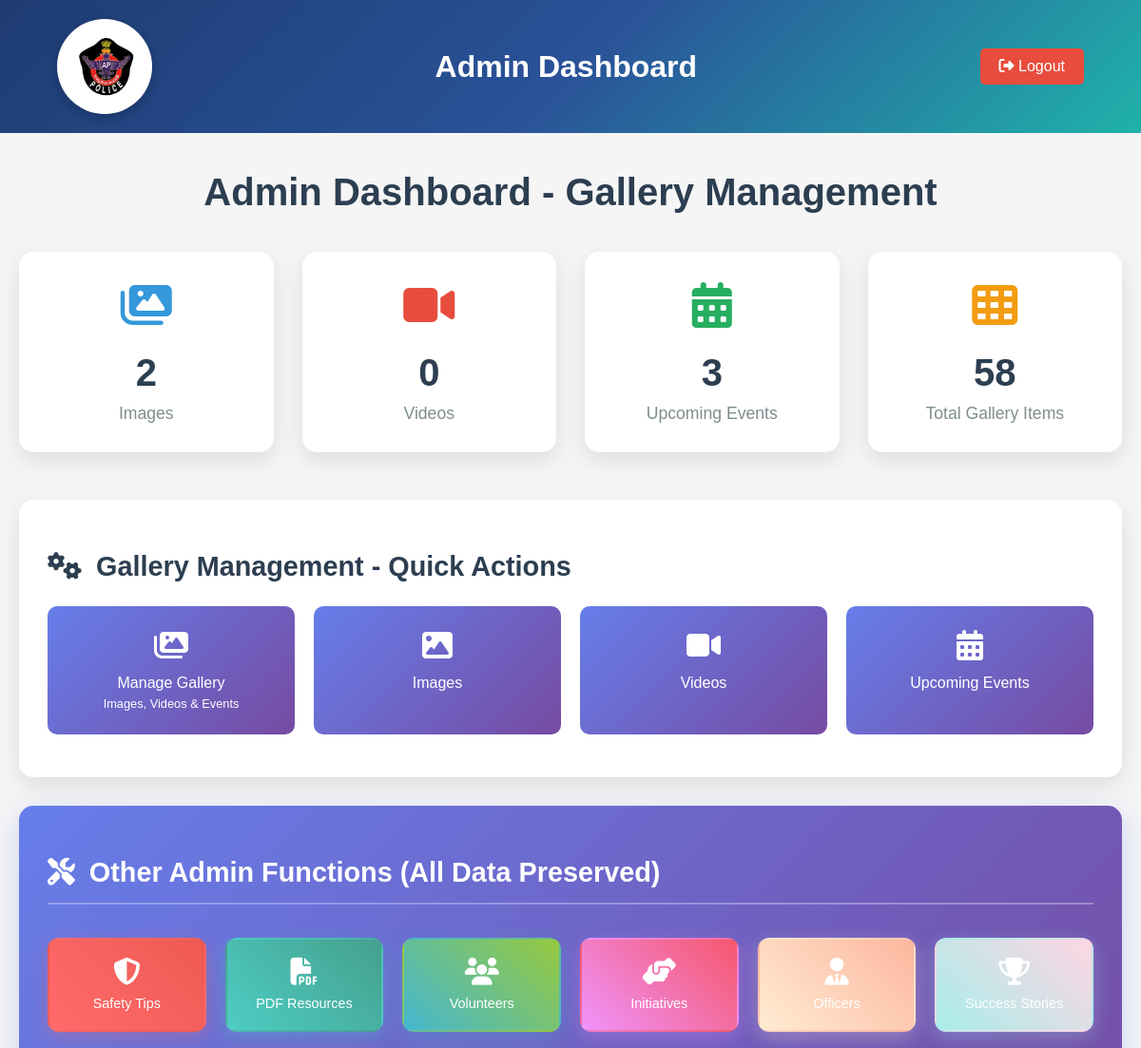
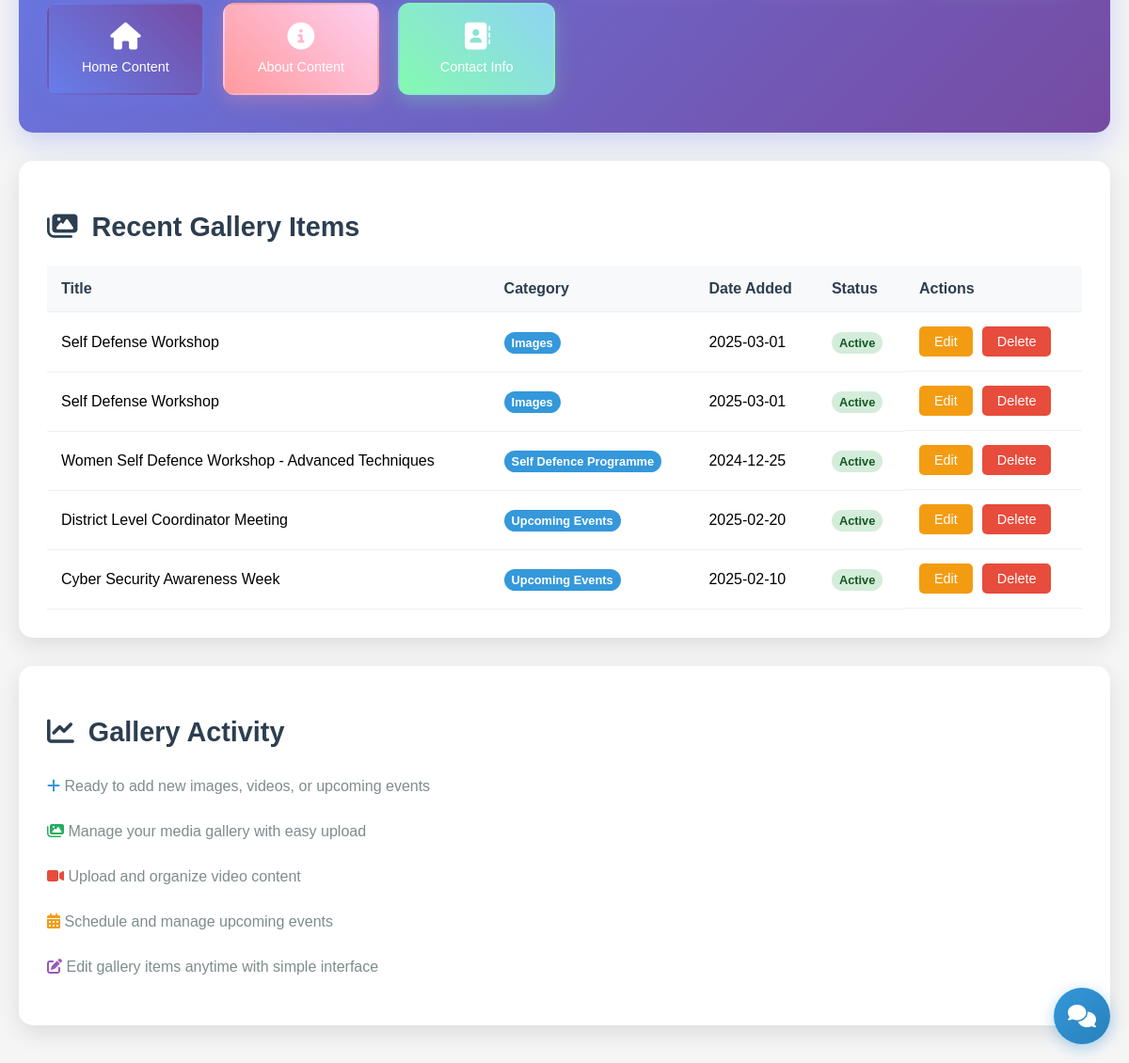
Page /admin-dashboard (signed in) on the earlier database version (2 pictures, top to bottom).
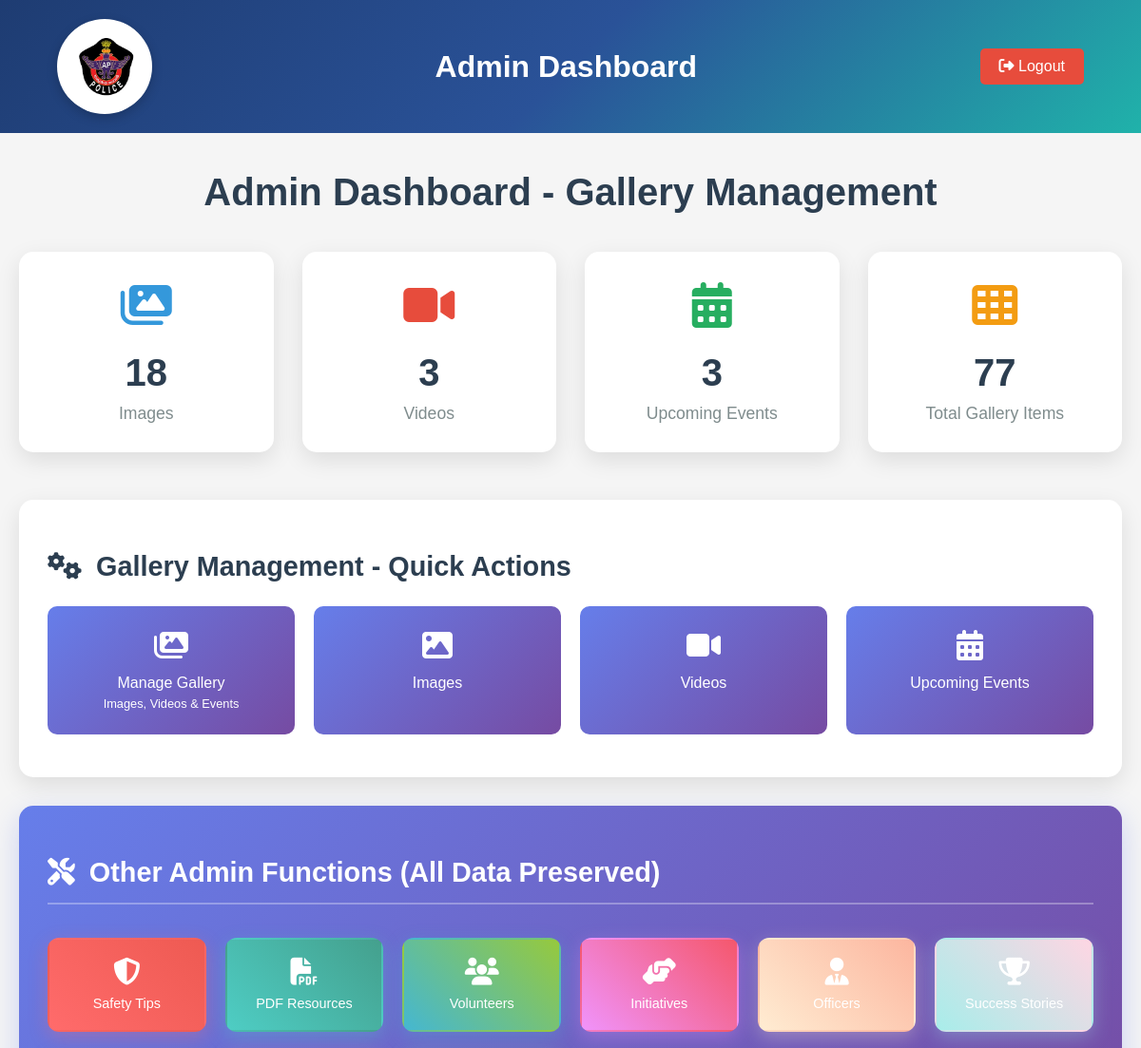
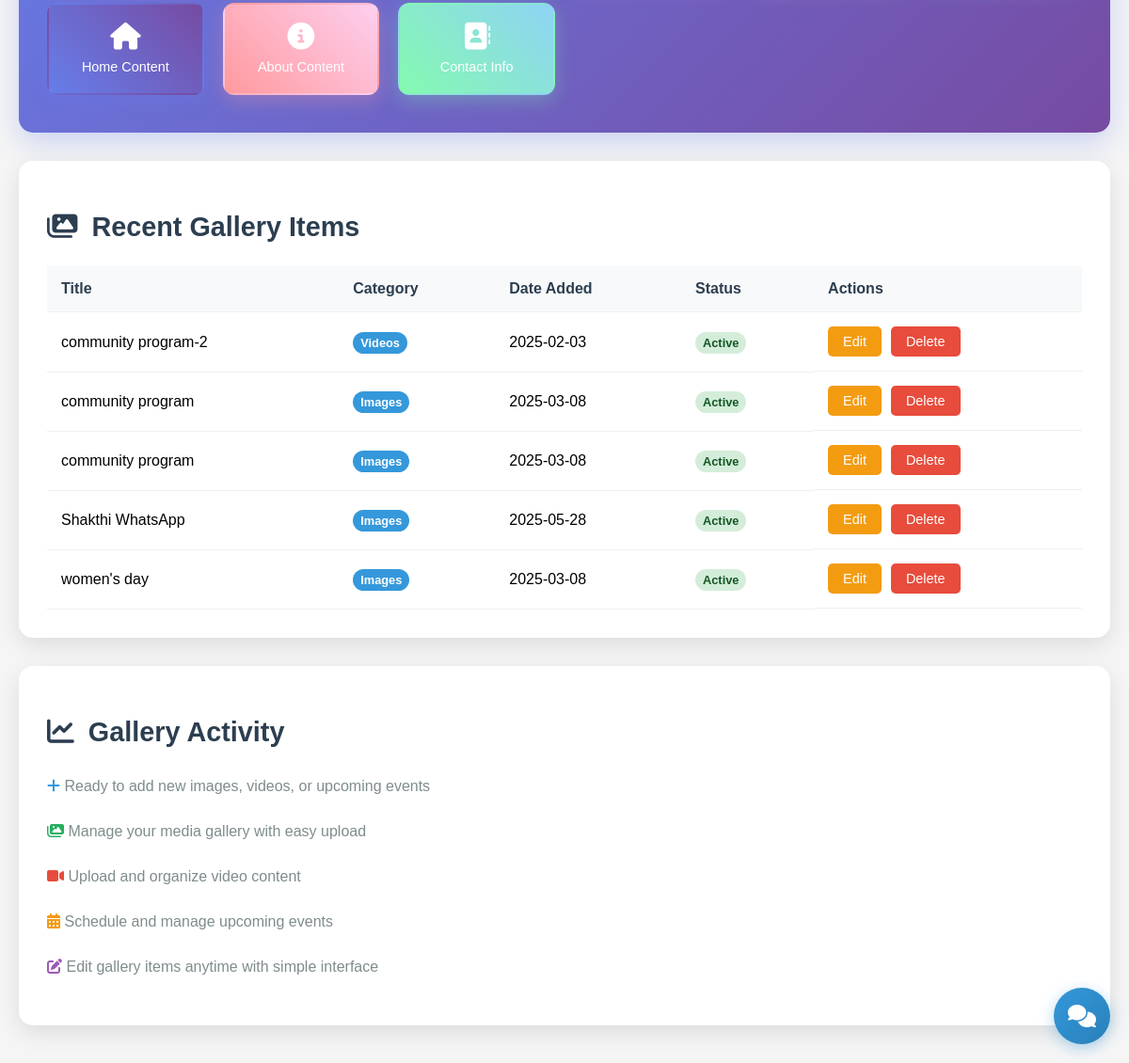
Same page on the later database version (2 pictures, top to bottom).
### tables this page shows
CREATE TABLE gallery_items (
            id INTEGER PRIMARY KEY AUTOINCREMENT,
            title TEXT NOT NULL,
            description TEXT,
            image_url TEXT NOT NULL,
            event_date DATE,
            category TEXT, -- 'event', 'training', 'awareness', 'ceremony'
            is_featured INTEGER DEFAULT 0,
            is_active INTEGER DEFAULT 1,
            created_at TIMESTAMP DEFAULT CURRENT_TIMESTAMP,
            updated_at TIMESTAMP DEFAULT CURRENT_TIMESTAMP
        , video_url TEXT);

### app.py (the view)
@app.route('/admin-dashboard')
def admin_dashboard():
    if not session.get('admin_logged_in'):
        return redirect(url_for('admin_login'))
    conn = sqlite3.connect('women_safety.db')
    cursor = conn.cursor()
    cursor.execute('SELECT COUNT(*) FROM gallery_items WHERE category = "Images" AND is_active = 1')
    images_count = cursor.fetchone()[0]
    cursor.execute('SELECT COUNT(*) FROM gallery_items WHERE category = "Videos" AND is_active = 1')
    videos_count = cursor.fetchone()[0]
    cursor.execute('SELECT COUNT(*) FROM gallery_items WHERE category = "Upcoming Events" AND is_active = 1')
    events_count = cursor.fetchone()[0]
    cursor.execute('SELECT COUNT(*) FROM gallery_items WHERE is_active = 1')
    total_gallery_count = cursor.fetchone()[0]
    cursor.execute('SELECT id, title, category, event_date, is_active FROM gallery_items ORDER BY id DESC LIMIT 5')
    recent_gallery_items = cursor.fetchall()
    conn.close()
    stats = {
        'images': images_count,
        'videos': videos_count,
        'events': events_count,
        'total_gallery': total_gallery_count
    }
    return render_template('admin_dashboard.html', stats=stats, recent_gallery_items=recent_gallery_items)

### templates/admin_dashboard.html (shortened to what the changed rows need)
<!DOCTYPE html>
<html lang="en">
<head>
    <link rel="stylesheet" href="https://cdnjs.cloudflare.com/ajax/libs/font-awesome/6.4.0/css/all.min.css">
    <link rel="stylesheet" href="/static/chatbot.css">
</head>
<body>
    <div class="container">
        <h1 class="dashboard-title">Admin Dashboard - Gallery Management</h1>
        <div class="stats-grid">
            <div class="stat-card">
                <div class="stat-icon volunteers"><i class="fas fa-images"></i></div>
                <div class="stat-number">{{ stats.images or 0 }}</div>
                <div class="stat-label">Images</div>
            </div>
            <div class="stat-card">
                <div class="stat-icon events"><i class="fas fa-video"></i></div>
                <div class="stat-number">{{ stats.videos or 0 }}</div>
                <div class="stat-label">Videos</div>
            </div>
            <div class="stat-card">
                <div class="stat-icon contacts"><i class="fas fa-th"></i></div>
                <div class="stat-number">{{ stats.total_gallery or 0 }}</div>
                <div class="stat-label">Total Gallery Items</div>
            </div>
        </div>
        <div class="section">
            <h2 class="section-title">
                <i class="fas fa-cogs"></i>
                Gallery Management - Quick Actions
            </h2>
        </div>
        <div class="section" style="background: linear-gradient(135deg, #667eea 0%, #764ba2 100%); border: none; color: white; box-shadow: 0 10px 30px rgba(102,126,234,0.3);">
            <h2 class="section-title" style="color: white; border-bottom: 2px solid rgba(255,255,255,0.3); padding-bottom: 15px;">
                <i class="fas fa-tools"></i>
                Other Admin Functions (All Data Preserved)
            </h2>
        </div>
        <div class="section">
            <h2 class="section-title">
                <i class="fas fa-images"></i>
                Recent Gallery Items
            </h2>
            <div style="overflow-x: auto;">
                <table class="volunteers-table">
                    <thead>
                        <tr>
                            <th>Title</th>
                            <th>Category</th>
                            <th>Date Added</th>
                            <th>Status</th>
                            <th>Actions</th>
                        </tr>
                    </thead>
                    <tbody>
                        {% if recent_gallery_items %}
                            {% for item in recent_gallery_items %}
                            <tr>
                                <td>{{ item[1] }}</td>
                                <td><span class="category-badge">{{ item[2] }}</span></td>
                                <td>{{ item[3] if item[3] else 'Recent' }}</td>
                                <td><span class="status-badge {{ 'status-active' if item[4] else 'status-inactive' }}">{{ 'Active' if item[4] else 'Inactive' }}</span></td>
                                <td class="action-btns">
                                    <a href="{{ url_for('admin_edit_gallery_item', item_id=item[0]) }}" class="btn btn-edit">Edit</a>
                                    <form style="display: inline;" method="POST" action="{{ url_for('admin_delete_gallery_item', item_id=item[0]) }}"
                                          onsubmit="return confirm('Are you sure?')">
                                        <button type="submit" class="btn btn-delete">Delete</button>
                                    </form>
                                </td>
                            </tr>
                            {% endfor %}
                        {% else %}
                            <tr>
                                <td colspan="5" style="text-align: center; color: #7f8c8d;">No gallery items found. <a href="{{ url_for('admin_add_gallery_item') }}">Add your first item</a></td>
                            </tr>
                        {% endif %}
                    </tbody>
                </table>
            </div>
        </div>
        <div class="section">
            <h2 class="section-title">
                <i class="fas fa-chart-line"></i>
                Gallery Activity
            </h2>
        </div>
    </div>
</body>
</html>

Differences in the rows shown:
no longer on this page (row edited): gallery_items: title "Self Defense Workshop", category "Images", event_date "2025-03-01", is_active "Active"
no longer on this page (row edited): gallery_items: title "Self Defense Workshop", category "Images", event_date "2025-03-01", is_active "Active"
no longer on this page (row unchanged): gallery_items: title "Women Self Defence Workshop - Advanced Techniques", category "Self Defence Programme", event_date "2024-12-25", is_active "Active"
no longer on this page (row edited): gallery_items: title "District Level Coordinator Meeting", category "Upcoming Events", event_date "2025-02-20", is_active "Active"
no longer on this page (row edited): gallery_items: title "Cyber Security Awareness Week", category "Upcoming Events", event_date "2025-02-10", is_active "Active"
added gallery_items: title "community program-2", category "Videos", event_date "2025-02-03", is_active "Active"
added gallery_items: title "community program", category "Images", event_date "2025-03-08", is_active "Active"
added gallery_items: title "community program", category "Images", event_date "2025-03-08", is_active "Active"
added gallery_items: title "Shakthi WhatsApp", category "Images", event_date "2025-05-28", is_active "Active"
added gallery_items: title "women's day", category "Images", event_date "2025-03-08", is_active "Active"
Other differences:
{{ stats.images or 0 }}: "2" → "18"
{{ stats.videos or 0 }}: "0" → "3"
{{ stats.total_gallery or 0 }}: "58" → "77"
